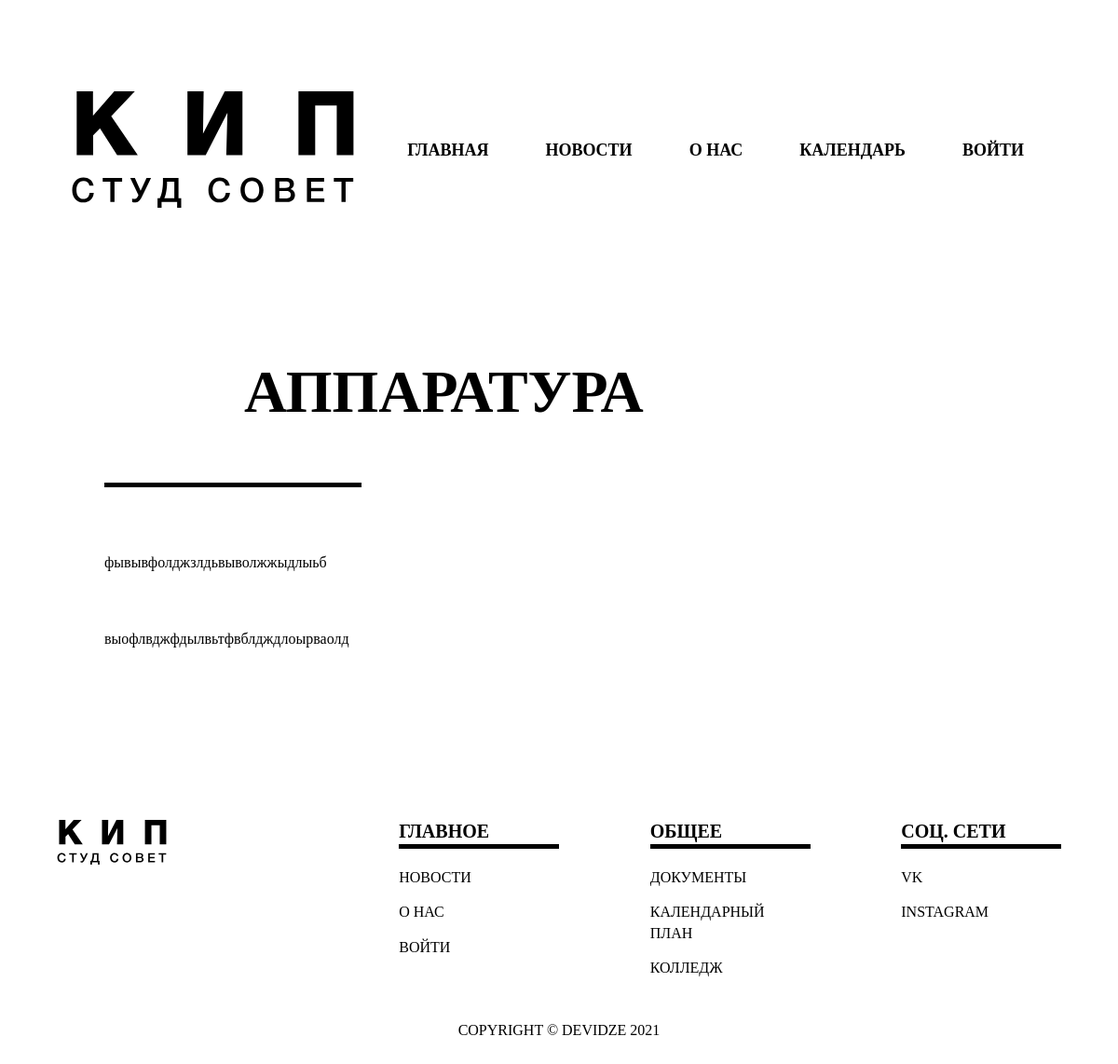
Screenshot of /more/1/ with the database file from the repository.
### accounts/models.py (models this page shows, shortened)
class More(models.Model):
    tags        = models.ForeignKey(Tag, null = True, blank = True, on_delete = models.SET_NULL)
    name        = models.CharField(max_length=200,  blank=True, null=True)
    goals       = RichTextField(max_length=200, blank=True, null=True)
    main_text   = RichTextField(max_length=300, blank=True, null=True)
    text        = RichTextField(max_length=1000, blank=True, null=True)

### accounts/views.py (the view)
# urls.py: path('more/<str:pk_test>/', views.more, name="more"),
def more(request, pk_test):
    field = More.objects.get(id=pk_test)
    context = {
        'field':field
    }
    return render(request, 'accounts/pages/more.html', context)

### accounts/templates/accounts/pages/more.html
{% extends 'accounts/main.html' %}
{% load static %}
{% block content %}
<section class="promo row">
    <div class="col-12 col-sm-7 promo-header">
        {{field.name}}
    </div>
</section>
<section class="info row">
    <div class="col-1 col-xs-0 col-sm-1"></div>
    <div class="col-xs-6 col-sm-10 col-md-5 col-lg-3 info-boxes">
        <div class="row">
            <div class="info-box">
                <div class="info-author-header">{{field.goals | safe}}</div>
                <div class="info-text">{{field.main_text | safe}}</div>
            </div>
            <div class="info-box">
                <div class="info-text">{{field.text | safe}}</div>
            </div>
        </div>
    </div>
    <div class="col-xs-0 col-sm-2 col-md-1 col-lg-2"></div>
    <div class="col-xs-0 col-md-1"></div>
</section>
{% endblock %}

### static/css/styles.css (style rules this page uses)
body { min-width: 400px; }
@media all { .promo { margin-bottom: 50px; display: flex; justify-content: center; } }
@media all { .info { margin-bottom: 100px; } }
@media all { .info-author-header { margin-bottom: 90px; } }
@media all { .info-box { margin-bottom: 50px; } }
@media (max-width: 3840px) { .info { margin-bottom: 100px; } }
@media (max-width: 3840px) { .info-box { margin-bottom: 100px; } }
@media (max-width: 1440px) { .info { margin-bottom: 100px; } }
@media (max-width: 1440px) { .info-box { margin-bottom: 50px; } }
@media (max-width: 1440px) { .info-text { margin-top: -20px; margin-bottom: 30px; } }

### rows the page displays
More: name "АППАРАТУРА", main_text "фывывфолджзлдьвыволжжыдлыьб", text "выофлвджфдылвьтфвблдждлоырваолд"
